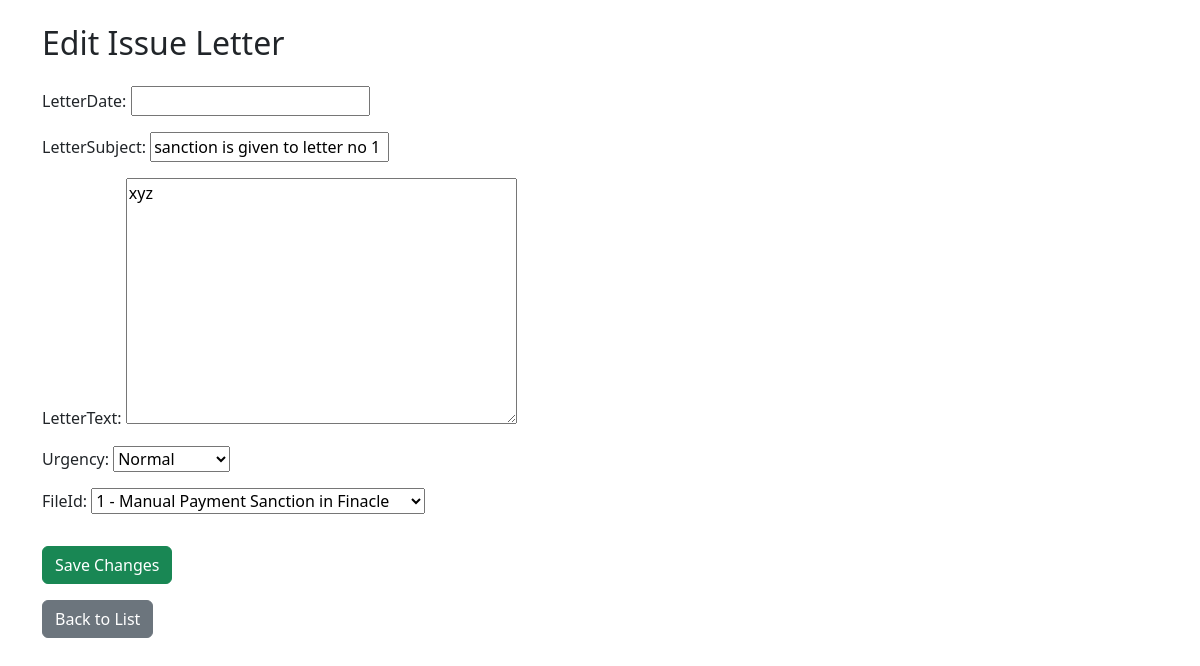
Page /eFile/issue_letters/1/edit/ on the committed database.
### eFile/models.py (models this page shows, shortened)
class IssueLetter(models.Model):
    URGENCY_CHOICES = [
        ('Normal', 'Normal'),
        ('Urgent', 'Urgent'),
        ('MostUrgent', 'Most Urgent'),
    ]
    LetterId = models.AutoField(primary_key=True)
    LetterDate = models.DateField(null=True, blank=True)
    LetterSubject = models.CharField(max_length=255)
    LetterText = models.TextField(null=True, blank=True)
    Urgency = models.CharField(max_length=15, choices=URGENCY_CHOICES)
    FileId = models.ForeignKey(FileInfo, on_delete=models.CASCADE)

class FileInfo(models.Model):
    FILE_TYPE_CHOICES = [
        ('Corr', 'Correspondence'),
        ('Saction', 'Sanction'),
        ('L-Case', 'Legal Case'),
        ('CashConveyance', 'Cash Conveyance'),
        ('Duplicate', 'Duplicate'),
        ('DeceasedClaim', 'Deceased Claim'),
        ('CourtCase', 'Court Case'),
        ('Statement', 'Statement'),
    ]
    FileId = models.AutoField(primary_key=True)
    FileSl = models.IntegerField(default=0)
    FileType = models.CharField(max_length=15, choices=FILE_TYPE_CHOICES)
    FileName = models.CharField(max_length=255)
    FileNo = models.CharField(max_length=50, null=True, blank=True)
    ActiveStatus = models.BooleanField(default=True)
    OpenDate = models.DateField()
    CloseDate = models.DateField(null=True, blank=True)
    RelatedOffice = models.CharField(max_length=100)
    FileLocation = models.CharField(max_length=10)
    WordFile = models.FileField(upload_to='word_files/',null=True, blank= True)
    def __str__(self):
        return f"{self.FileSl} - {self.FileName}"

### eFile/views.py (the view)
# urls.py: path('issue_letters/<int:pk>/edit/', issue_letter_edit, name='issue_letter_edit'),
def issue_letter_edit(request, pk):
    issue_letter = get_object_or_404(IssueLetter, pk=pk)
    if request.method == 'POST':
        form = IssueLetterForm(request.POST, instance=issue_letter)
        if form.is_valid():
            issue_letter = form.save()
            return redirect('issue_letter_detail', pk=issue_letter.pk)
    else:
        form = IssueLetterForm(instance=issue_letter)
    return render(request, 'eFile/issue_letter_edit.html', {'form': form, 'issue_letter': issue_letter})

### eFile/forms.py
class IssueLetterForm(forms.ModelForm):
    class Meta:
        model = IssueLetter
        fields = '__all__'

### templates/eFile/issue_letter_edit.html (shortened to what this page needs)
{% extends 'eFile/base.html' %}
{% block content %}
    <h2 class="mb-4">Edit Issue Letter</h2>
    <form method="post" action="{% url 'issue_letter_edit' pk=issue_letter.pk %}" class="needs-validation" novalidate>
        {{ form.as_p }}
        <button type="submit" class="btn btn-success mt-3">Save Changes</button>
    </form>
    <a class="btn btn-secondary mt-3" href="{% url 'issue_letter_list' %}">Back to List</a>
{% endblock %}

### rows in the picture
IssueLetter: LetterSubject "sanction is given to letter no 1", LetterText "xyz", Urgency "Normal"
FileInfo: FileId "1 - Manual Payment Sanction in Finacle"
